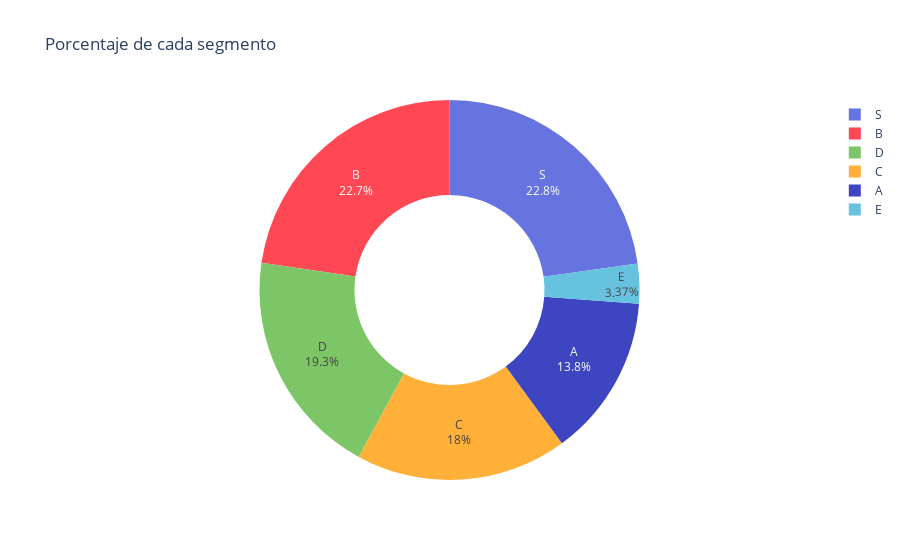

Source (notebook cell):
### Markdown cell above
_______________________________
___________
________

### Code cell
segmentos = resultados['segmento']
porcentajes_totales = resultados['porcentaje_del_total']

# Definir los colores por clase
colores = ['#3d45c0','#ff4853','#ffb038','#7cc668','#67c2df','#6773df']

fig = go.Figure(data=[go.Pie(labels=segmentos, values=porcentajes_totales, hole=0.5, marker=dict(colors=colores))])
fig.update_traces(textinfo='percent+label', textposition='inside')
fig.update_layout(
    title='Porcentaje de cada segmento' # Agregar título
)

# Exportar gráfica como archivo HTML
def guardar_grafico_como_html(fig, nombre_archivo, carpeta='graficas'):
    # Crear la carpeta si no existe
    if not os.path.exists(carpeta):
        os.makedirs(carpeta)
    
    # Gráfica como archivo HTML en la carpeta especificada
    pio.write_html(fig, f'{carpeta}/{nombre_archivo}.html')

guardar_grafico_como_html(fig, 'g_dona_segmentosporc_pachuca', carpeta='graficas')

fig.show()

### Figure 1 — Plotly figure (JSON) as saved in the notebook; plotly's stock layout.template omitted (floating-point values rounded to 4 significant figures)
{"data": [{"hole": 0.5, "labels": ["A", "B", "C", "D", "E", "S"], "marker": {"colors": ["#3d45c0", "#ff4853", "#ffb038", "#7cc668", "#67c2df", "#6773df"]}, "textinfo": "percent+label", "textposition": "inside", "type": "pie", "values": [13.77, 22.72, 18.02, 19.35, 3.371, 22.78]}], "layout": {"title": {"text": "Porcentaje de cada segmento"}}}
